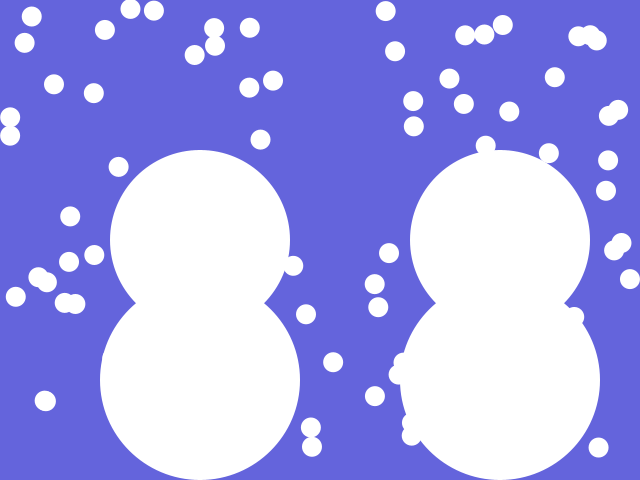
Frame 1 (no input)
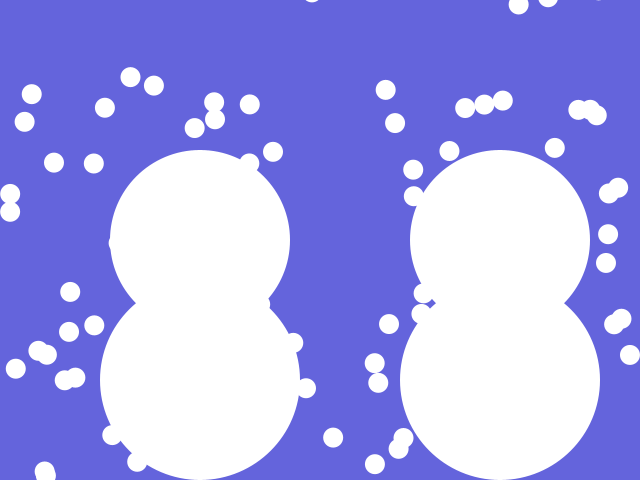
Frame 60 (the mouse pressed at the canvas centre just before this capture)
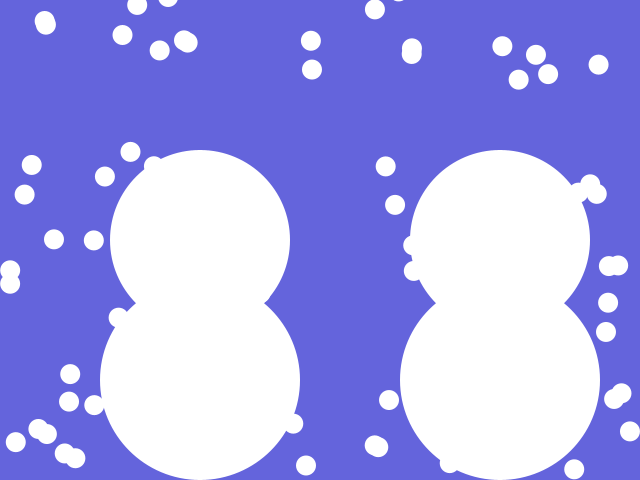
Frame 120 (the mouse held since frame 60 and released just before this capture)

The Processing sketch that drew these frames (run headless with seeded random() and noise(); from frame 60 on, the mouse is pressed at the canvas centre):

// Processing sketch: sketch_016
// ── sketch_016.pde
Drawable[] objects; // 描画できるオブジェクト配列
int objectsNum = 0; // 描画できるオブジェクトの数

void setup(){
    size(640, 480);
    
    // 描画できるオブジェクトの配列を確保
    objects = new Drawable[2 + 100];

    // 雪だるまを２つ作る
    objects[objectsNum++] = new Yukidaruma(200, 480);
    objects[objectsNum++] = new Yukidaruma(500, 480);
    
    // 雪をランダムに100個作る
    for (int i = 0; i < 100; i++){
        Yuki yuki = new Yuki(random(width), random(height));
        objects[objectsNum++] = yuki;
    }
}

void draw(){
    background(100, 100, 220);
    
    for(Drawable obj : objects){
        obj.draw();
    }
}

interface Drawable{
    void draw();
}

// Yukidarumaクラスを定義
class Yukidaruma implements Drawable {
    int x, y;
    
    // newで作るときに呼ばれる関数
    Yukidaruma(int x, int y){
        this.x = x;
        this.y = y;
    }
    
    void draw(){
        noStroke();
        ellipse(x, y - 100, 200 , 200 );
        ellipse(x, y - 200 - 40, 180, 180);
    }
}

class Yuki implements Drawable {
    float x, y;
    
    Yuki(float x, float y){
        this.x = x;
        this.y = y;
    }
    
    void draw(){
        y += random(0.5f, 2.0f);
        if(y > height) y -= height + 50;;
        
        noStroke();
        fill(255);
        ellipse(x, y, 20, 20);
    }
}

//class IroYukidaruma extends Yukidaruma{
//    color col;
    
//    IroYukidaruma(int x, int y, color col){
//        super(x, y);
//        this.col = col;
//    }
    
//    IroYukidaruma(int x, int y){
//        super(x, y);
//    }
    
//    void draw(){
//        pushStyle();
//        fill(col);
//        super.draw();
//        popStyle();
//    }
//}

void keyTyped(){
    if(key == 's' || key == 'S'){
        save("screen.jpg");
    }
}
